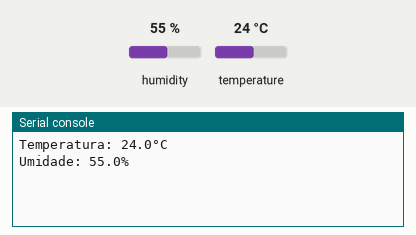
A program run on a simulated Raspberry Pi Pico running MicroPython. Parts: the last lines printed to the serial console. The inputs (shaded band) are chosen by the test bench; at power-on: humidity 55 %, temperature 24 °C.

Above: at 1.2 s.
1.3 s: humidity set to 22 %
At 3.3 s:
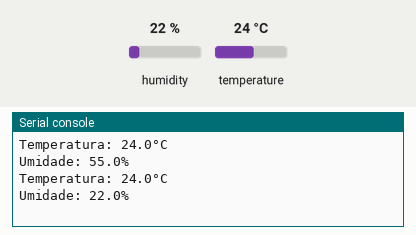
4.0 s: temperature set to 12 °C
At 4.4 s:
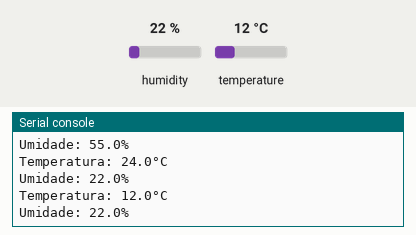
6.7 s: humidity set to 40 %
At 9.1 s:
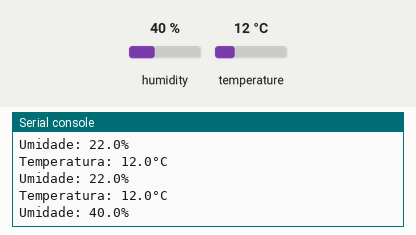
Timing chart, 0 to 10.6 s (numbered marks = the images above; inputs shaded):
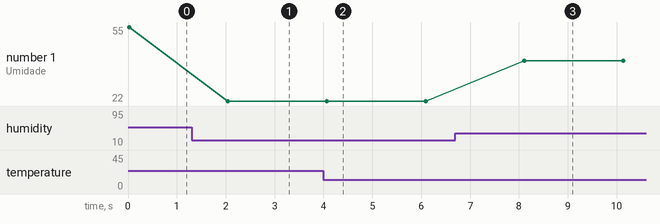

Measured:
- after the input at 1.3 s, the serial console: prints a new line after 0.75 s (image 1)
- after the input at 4.0 s, the serial console: prints a new line after 0.07 s (image 2)
- after the input at 6.7 s, the serial console: prints a new line after 1.4 s (image 3)
- plotted number 1: 55 → 22 after the input at 1.3 s, 22 → 40 after the input at 6.7 s

The program:

dht11_exemplo.py
```python
"""!
@file dht11_exemplo.py
@brief Programa para leitura de dados de um sensor DHT11 usando o Raspberry Pi Pico.
@details Este programa utiliza a biblioteca dht para ler os valores do sensor DHT11.
         A temperatura e a umidade são exibidas no console a cada dois segundos.
         Referência: https://docs.micropython.org/en/latest/esp8266/tutorial/dht.html
@author Rodrigo França
@date 2023-03-17
"""

# Importa as classe Pin da biblioteca machine para controlar o hardware do Raspberry Pi Pico
from machine import Pin
# Importa a classe DHT11 da biblioteca dht.py
from dht import DHT11
# Importa a biblioteca utime para usar funções relacionadas ao tempo
import utime

# Define os pinos do Raspberry Pi Pico conectados ao sensor DHT11
dht11_pin = 2

# Criando um objeto DHT11 com pino do sensor como entrada sem pull-up
dht11_sensor = DHT11(Pin(dht11_pin, Pin.IN))

# Criando um objeto DHT11 com pino do sensor como entrada com pull-up
#dht11_sensor = DHT11(Pin(dht11_pin, Pin.IN, Pin.PULL_UP))

# Loop infinito
while True:

    # Tenta realizar uma medição com o sensor
    try:

        # Fazendo a leitura do sensor
        dht11_sensor.measure()

        # Obtendo a temperatura e a umidade
        dht11_temp = dht11_sensor.temperature()
        dht11_humid = dht11_sensor.humidity()

        # Imprimindo os valores obtidos no console
        print("Temperatura: {:.1f}°C".format(dht11_temp))
        print("Umidade: {:.1f}%".format(dht11_humid))

    # Erro de sistema durante a medição do sensor
    except OSError as e:

        # Tratando possíveis erros na leitura do sensor
        print("Erro ao ler dados do sensor:", e)

    # Aguardando 2 segundos antes de realizar uma nova leitura
    utime.sleep(2)
```
